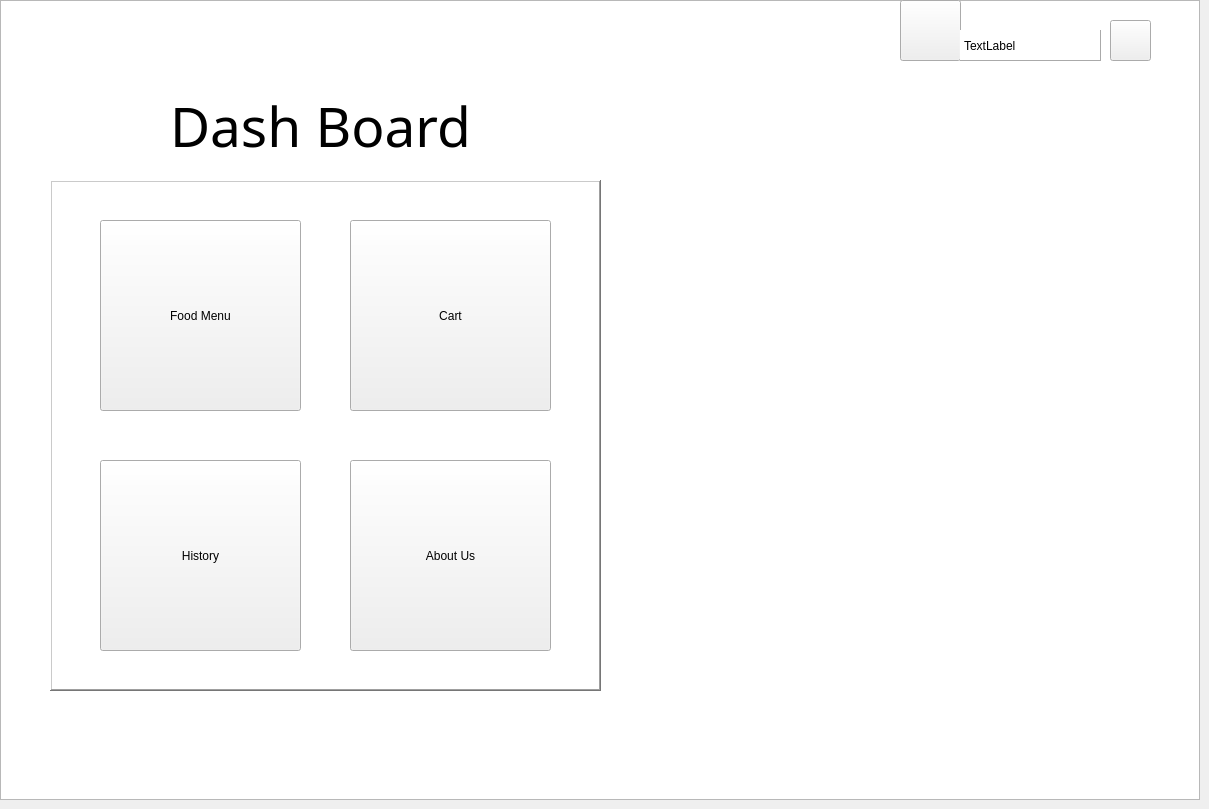
    <widget class="QWidget" name="dashboardPage">
     <widget class="QGraphicsView" name="DashboardGraphicsView">
      <property name="geometry">
       <rect>
        <x>0</x>
        <y>0</y>
        <width>1200</width>
        <height>800</height>
       </rect>
      </property>
      <property name="minimumSize">
       <size>
        <width>1200</width>
        <height>800</height>
       </size>
      </property>
      <property name="maximumSize">
       <size>
        <width>1200</width>
        <height>800</height>
       </size>
      </property>
      <property name="styleSheet">
       <string notr="true">border-image: url(:/img/resource/271694.jpg);</string>
      </property>
     </widget>
     <widget class="QPushButton" name="logoutButton">
      <property name="geometry">
       <rect>
        <x>1110</x>
        <y>20</y>
        <width>41</width>
        <height>41</height>
       </rect>
      </property>
      <property name="cursor">
       <cursorShape>PointingHandCursor</cursorShape>
      </property>
      <property name="styleSheet">
       <string notr="true">border-image: url(:/img/resource/logout 11111.png);</string>
      </property>
      <property name="text">
       <string/>
      </property>
     </widget>
     <widget class="QPushButton" name="menuButton">
      <property name="geometry">
       <rect>
        <x>100</x>
        <y>220</y>
        <width>201</width>
        <height>191</height>
       </rect>
      </property>
      <property name="cursor">
       <cursorShape>PointingHandCursor</cursorShape>
      </property>
      <property name="text">
       <string>Food Menu</string>
      </property>
     </widget>
     <widget class="QPushButton" name="cartButton">
      <property name="geometry">
       <rect>
        <x>350</x>
        <y>220</y>
        <width>201</width>
        <height>191</height>
       </rect>
      </property>
      <property name="cursor">
       <cursorShape>PointingHandCursor</cursorShape>
      </property>
      <property name="text">
       <string>Cart</string>
      </property>
     </widget>
     <widget class="QPushButton" name="historyButton">
      <property name="geometry">
       <rect>
        <x>100</x>
        <y>460</y>
        <width>201</width>
        <height>191</height>
       </rect>
      </property>
      <property name="cursor">
       <cursorShape>PointingHandCursor</cursorShape>
      </property>
      <property name="text">
       <string>History</string>
      </property>
     </widget>
     <widget class="QPushButton" name="aboutUsButton">
      <property name="geometry">
       <rect>
        <x>350</x>
        <y>460</y>
        <width>201</width>
        <height>191</height>
       </rect>
      </property>
      <property name="cursor">
       <cursorShape>PointingHandCursor</cursorShape>
      </property>
      <property name="text">
       <string>About Us</string>
      </property>
     </widget>
     <widget class="QLabel" name="dashboardTitle">
      <property name="geometry">
       <rect>
        <x>170</x>
        <y>90</y>
        <width>341</width>
        <height>71</height>
       </rect>
      </property>
      <property name="font">
       <font>
        <family>Stencil</family>
        <pointsize>41</pointsize>
       </font>
      </property>
      <property name="text">
       <string>Dash Board</string>
      </property>
     </widget>
     <widget class="QPushButton" name="editProfileButton">
      <property name="geometry">
       <rect>
        <x>900</x>
        <y>0</y>
        <width>61</width>
        <height>61</height>
       </rect>
      </property>
      <property name="font">
       <font>
        <pointsize>11</pointsize>
       </font>
      </property>
      <property name="cursor">
       <cursorShape>PointingHandCursor</cursorShape>
      </property>
      <property name="styleSheet">
       <string notr="true">border-image: url(:/img/resource/manEd.png);</string>
      </property>
      <property name="text">
       <string/>
      </property>
     </widget>
     <widget class="QLabel" name="userNameLable">
      <property name="geometry">
       <rect>
        <x>960</x>
        <y>30</y>
        <width>141</width>
        <height>31</height>
       </rect>
      </property>
      <property name="cursor">
       <cursorShape>ForbiddenCursor</cursorShape>
      </property>
      <property name="styleSheet">
       <string notr="true">background-color: rgb(255, 255, 255);</string>
      </property>
      <property name="frameShape">
       <enum>QFrame::Panel</enum>
      </property>
      <property name="frameShadow">
       <enum>QFrame::Raised</enum>
      </property>
      <property name="text">
       <string>TextLabel</string>
      </property>
     </widget>
     <widget class="QGraphicsView" name="graphicsView_4">
      <property name="geometry">
       <rect>
        <x>50</x>
        <y>180</y>
        <width>551</width>
        <height>511</height>
       </rect>
      </property>
      <property name="frameShape">
       <enum>QFrame::WinPanel</enum>
      </property>
      <property name="frameShadow">
       <enum>QFrame::Raised</enum>
      </property>
     </widget>
     <zorder>DashboardGraphicsView</zorder>
     <zorder>graphicsView_4</zorder>
     <zorder>logoutButton</zorder>
     <zorder>menuButton</zorder>
     <zorder>cartButton</zorder>
     <zorder>historyButton</zorder>
     <zorder>aboutUsButton</zorder>
     <zorder>dashboardTitle</zorder>
     <zorder>editProfileButton</zorder>
     <zorder>userNameLable</zorder>
    </widget>
